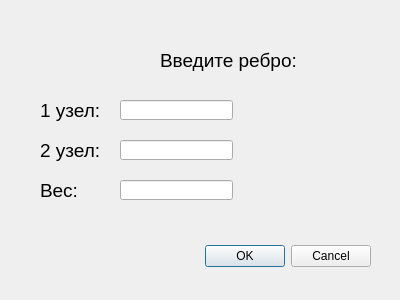
<?xml version="1.0" encoding="UTF-8"?>
<ui version="4.0">
 <class>AddEdge</class>
 <widget class="QDialog" name="AddEdge">
  <property name="geometry">
   <rect>
    <x>0</x>
    <y>0</y>
    <width>400</width>
    <height>300</height>
   </rect>
  </property>
  <property name="windowTitle">
   <string>Dialog</string>
  </property>
  <widget class="QDialogButtonBox" name="btn_box">
   <property name="geometry">
    <rect>
     <x>30</x>
     <y>240</y>
     <width>341</width>
     <height>32</height>
    </rect>
   </property>
   <property name="orientation">
    <enum>Qt::Horizontal</enum>
   </property>
   <property name="standardButtons">
    <set>QDialogButtonBox::Cancel|QDialogButtonBox::Ok</set>
   </property>
  </widget>
  <widget class="QLabel" name="lb_node_1">
   <property name="geometry">
    <rect>
     <x>40</x>
     <y>90</y>
     <width>61</width>
     <height>40</height>
    </rect>
   </property>
   <property name="font">
    <font>
     <family>Arial</family>
     <pointsize>14</pointsize>
    </font>
   </property>
   <property name="text">
    <string>1 узел:</string>
   </property>
  </widget>
  <widget class="QLabel" name="lb_node_2">
   <property name="geometry">
    <rect>
     <x>40</x>
     <y>130</y>
     <width>61</width>
     <height>40</height>
    </rect>
   </property>
   <property name="font">
    <font>
     <family>Arial</family>
     <pointsize>14</pointsize>
    </font>
   </property>
   <property name="text">
    <string>2 узел:</string>
   </property>
  </widget>
  <widget class="QLabel" name="lb_weight">
   <property name="geometry">
    <rect>
     <x>40</x>
     <y>170</y>
     <width>61</width>
     <height>40</height>
    </rect>
   </property>
   <property name="font">
    <font>
     <family>Arial</family>
     <pointsize>14</pointsize>
    </font>
   </property>
   <property name="text">
    <string>Вес:</string>
   </property>
  </widget>
  <widget class="QLabel" name="label">
   <property name="geometry">
    <rect>
     <x>160</x>
     <y>40</y>
     <width>161</width>
     <height>40</height>
    </rect>
   </property>
   <property name="font">
    <font>
     <family>Arial</family>
     <pointsize>14</pointsize>
    </font>
   </property>
   <property name="text">
    <string>Введите ребро:</string>
   </property>
  </widget>
  <widget class="QLineEdit" name="ln_weight">
   <property name="geometry">
    <rect>
     <x>120</x>
     <y>180</y>
     <width>113</width>
     <height>20</height>
    </rect>
   </property>
  </widget>
  <widget class="QLineEdit" name="ln_node_2">
   <property name="geometry">
    <rect>
     <x>120</x>
     <y>140</y>
     <width>113</width>
     <height>20</height>
    </rect>
   </property>
  </widget>
  <widget class="QLineEdit" name="ln_node_1">
   <property name="geometry">
    <rect>
     <x>120</x>
     <y>100</y>
     <width>113</width>
     <height>20</height>
    </rect>
   </property>
  </widget>
 </widget>
 <resources/>
 <connections>
  <connection>
   <sender>btn_box</sender>
   <signal>accepted()</signal>
   <receiver>AddEdge</receiver>
   <slot>accept()</slot>
   <hints>
    <hint type="sourcelabel">
     <x>248</x>
     <y>254</y>
    </hint>
    <hint type="destinationlabel">
     <x>157</x>
     <y>274</y>
    </hint>
   </hints>
  </connection>
  <connection>
   <sender>btn_box</sender>
   <signal>rejected()</signal>
   <receiver>AddEdge</receiver>
   <slot>reject()</slot>
   <hints>
    <hint type="sourcelabel">
     <x>316</x>
     <y>260</y>
    </hint>
    <hint type="destinationlabel">
     <x>286</x>
     <y>274</y>
    </hint>
   </hints>
  </connection>
 </connections>
</ui>
